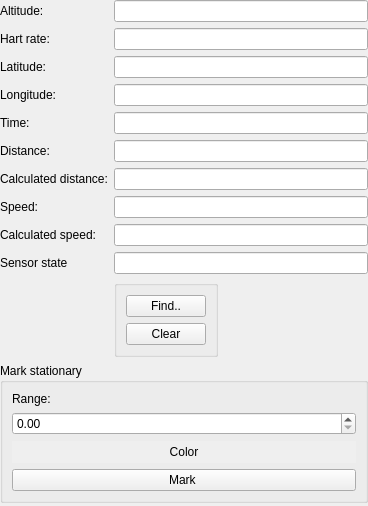
        <widget class="QWidget" name="scrollAreaWidgetContents_4">
         <property name="geometry">
          <rect>
           <x>0</x>
           <y>0</y>
           <width>368</width>
           <height>506</height>
          </rect>
         </property>
         <layout class="QVBoxLayout" name="verticalLayout_14">
          <property name="leftMargin">
           <number>0</number>
          </property>
          <property name="topMargin">
           <number>0</number>
          </property>
          <property name="rightMargin">
           <number>0</number>
          </property>
          <property name="bottomMargin">
           <number>0</number>
          </property>
          <item>
           <widget class="QFrame" name="frameFilders1_2">
            <property name="frameShape">
             <enum>QFrame::NoFrame</enum>
            </property>
            <property name="frameShadow">
             <enum>QFrame::Raised</enum>
            </property>
            <layout class="QFormLayout" name="formLayout_6">
             <property name="leftMargin">
              <number>0</number>
             </property>
             <property name="topMargin">
              <number>0</number>
             </property>
             <property name="rightMargin">
              <number>0</number>
             </property>
             <property name="bottomMargin">
              <number>0</number>
             </property>
             <item row="0" column="0">
              <widget class="QLabel" name="label_167">
               <property name="text">
                <string>Altitude:</string>
               </property>
              </widget>
             </item>
             <item row="0" column="1">
              <widget class="QLineEdit" name="editFindByAltitude_2"/>
             </item>
             <item row="1" column="0">
              <widget class="QLabel" name="label_168">
               <property name="text">
                <string>Hart rate:</string>
               </property>
              </widget>
             </item>
             <item row="1" column="1">
              <widget class="QLineEdit" name="editFindByHartRate_2"/>
             </item>
             <item row="2" column="0">
              <widget class="QLabel" name="label_165">
               <property name="text">
                <string>Latitude:</string>
               </property>
              </widget>
             </item>
             <item row="4" column="0">
              <widget class="QLabel" name="label_164">
               <property name="text">
                <string>Time:</string>
               </property>
              </widget>
             </item>
             <item row="3" column="0">
              <widget class="QLabel" name="label_166">
               <property name="text">
                <string>Longitude:</string>
               </property>
              </widget>
             </item>
             <item row="2" column="1">
              <widget class="QLineEdit" name="editFindByLatitude_2"/>
             </item>
             <item row="3" column="1">
              <widget class="QLineEdit" name="editFindByLongitude_2"/>
             </item>
             <item row="4" column="1">
              <widget class="QLineEdit" name="editFindByTime_2"/>
             </item>
             <item row="5" column="0">
              <widget class="QLabel" name="label_158">
               <property name="text">
                <string>Distance:</string>
               </property>
              </widget>
             </item>
             <item row="5" column="1">
              <widget class="QLineEdit" name="editFindByDistance_2"/>
             </item>
             <item row="6" column="0">
              <widget class="QLabel" name="label_159">
               <property name="text">
                <string>Calculated distance:</string>
               </property>
              </widget>
             </item>
             <item row="6" column="1">
              <widget class="QLineEdit" name="editFindByCalculatedDistance_2"/>
             </item>
             <item row="7" column="0">
              <widget class="QLabel" name="label_160">
               <property name="text">
                <string>Speed:</string>
               </property>
              </widget>
             </item>
             <item row="7" column="1">
              <widget class="QLineEdit" name="editFindBySpeed_2"/>
             </item>
             <item row="8" column="0">
              <widget class="QLabel" name="label_161">
               <property name="text">
                <string>Calculated speed:</string>
               </property>
              </widget>
             </item>
             <item row="8" column="1">
              <widget class="QLineEdit" name="editFindByCalculatedSpeed_2"/>
             </item>
             <item row="9" column="0">
              <widget class="QLabel" name="label_162">
               <property name="text">
                <string>Sensor state</string>
               </property>
              </widget>
             </item>
             <item row="9" column="1">
              <widget class="QLineEdit" name="editFindBySensorState_2"/>
             </item>
             <item row="10" column="1">
              <widget class="QGroupBox" name="groupBoxFilterButtons_2">
               <property name="sizePolicy">
                <sizepolicy hsizetype="Fixed" vsizetype="Fixed">
                 <horstretch>0</horstretch>
                 <verstretch>0</verstretch>
                </sizepolicy>
               </property>
               <property name="title">
                <string/>
               </property>
               <property name="alignment">
                <set>Qt::AlignLeading|Qt::AlignLeft|Qt::AlignVCenter</set>
               </property>
               <property name="flat">
                <bool>true</bool>
               </property>
               <layout class="QVBoxLayout" name="verticalLayout_12">
                <item>
                 <widget class="QPushButton" name="pushButtonFind_2">
                  <property name="text">
                   <string>Find..</string>
                  </property>
                 </widget>
                </item>
                <item>
                 <widget class="QPushButton" name="pushButtonFindClear_2">
                  <property name="text">
                   <string>Clear</string>
                  </property>
                 </widget>
                </item>
               </layout>
              </widget>
             </item>
            </layout>
           </widget>
          </item>
          <item>
           <widget class="QGroupBox" name="groupBox_28">
            <property name="title">
             <string>Mark stationary</string>
            </property>
            <layout class="QVBoxLayout" name="verticalLayout_13">
             <item>
              <widget class="QLabel" name="label_163">
               <property name="sizePolicy">
                <sizepolicy hsizetype="Minimum" vsizetype="Minimum">
                 <horstretch>0</horstretch>
                 <verstretch>0</verstretch>
                </sizepolicy>
               </property>
               <property name="text">
                <string>Range:</string>
               </property>
              </widget>
             </item>
             <item>
              <widget class="QDoubleSpinBox" name="spinBoxMarkStatSelectRange_2"/>
             </item>
             <item>
              <widget class="QPushButton" name="markStatSelColor_2">
               <property name="focusPolicy">
                <enum>Qt::NoFocus</enum>
               </property>
               <property name="autoFillBackground">
                <bool>true</bool>
               </property>
               <property name="text">
                <string>Color</string>
               </property>
               <property name="flat">
                <bool>true</bool>
               </property>
              </widget>
             </item>
             <item>
              <widget class="QPushButton" name="pushButtonMarkStat_2">
               <property name="text">
                <string>Mark </string>
               </property>
              </widget>
             </item>
            </layout>
           </widget>
          </item>
          <item>
           <spacer name="verticalSpacer">
            <property name="orientation">
             <enum>Qt::Vertical</enum>
            </property>
            <property name="sizeHint" stdset="0">
             <size>
              <width>20</width>
              <height>40</height>
             </size>
            </property>
           </spacer>
          </item>
         </layout>
        </widget>
